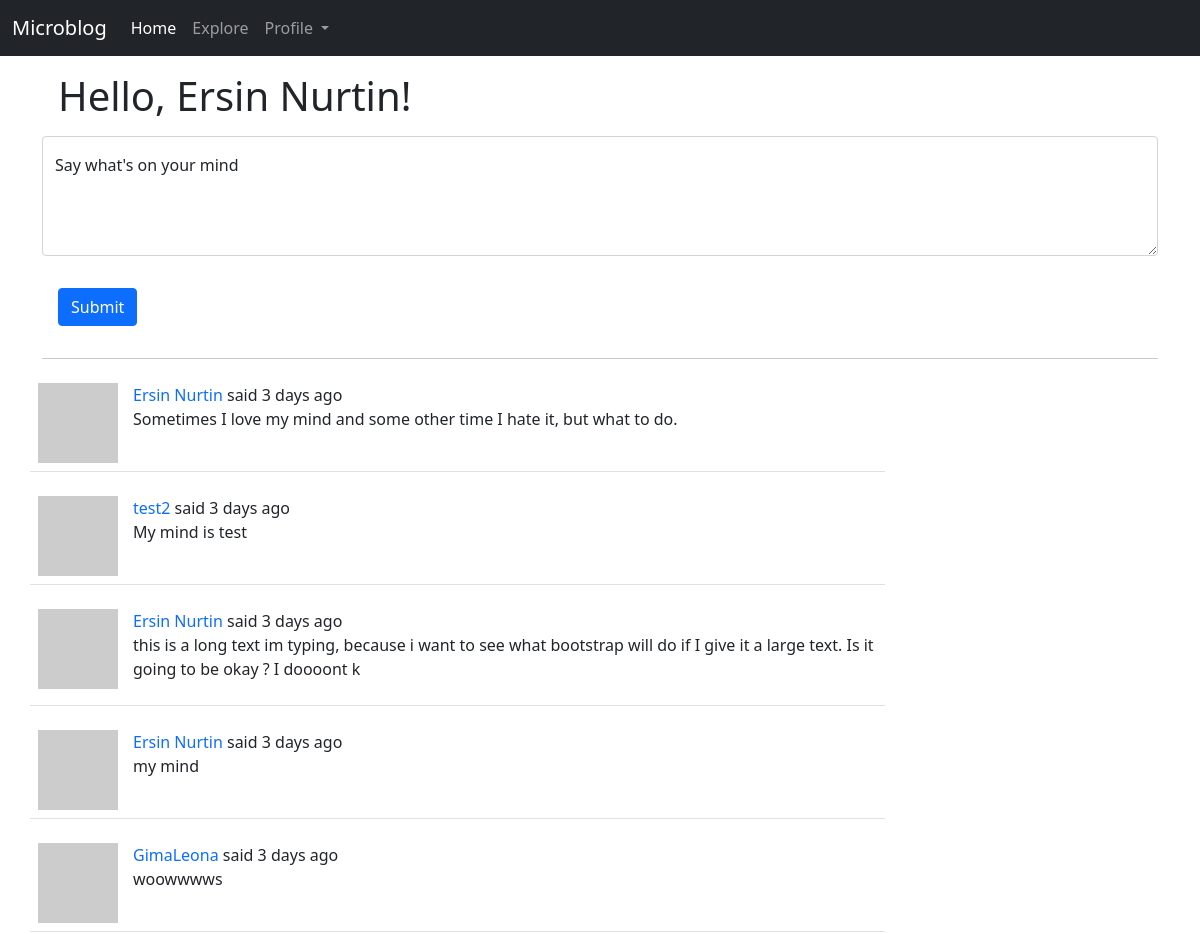
The page /home (signed in, upper part) on the database as committed earlier.
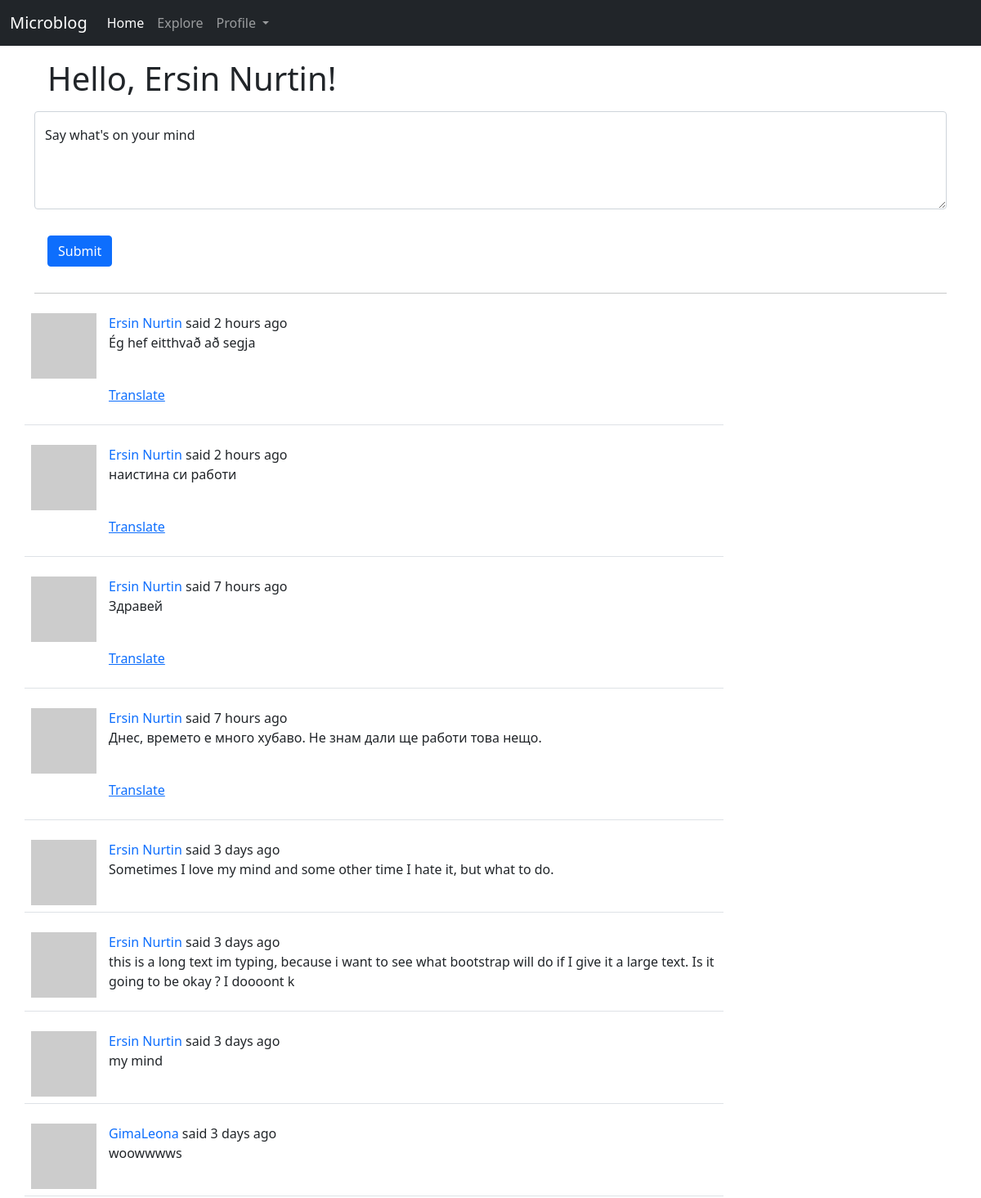
The same page on the database as committed later.
### app/models.py (models this page shows, shortened)
class Post(db.Model):
	id = db.Column(db.Integer, primary_key=True)
	body = db.Column(db.String(140))
	timestamp = db.Column(db.DateTime, index=True, default=datetime.utcnow)
	user_id = db.Column(db.Integer, db.ForeignKey('user.id'))
	language = db.Column(db.String(5))

### app/routes.py (the view, shortened to what this page needs)
@app.route('/', methods=['GET', 'POST'])
@app.route('/home', methods=['GET', 'POST'])
@login_required
def index():
	form = PostForm()
	page = request.args.get('page', 1, type=int)
	posts = current_user.followed_posts().paginate(
		page=page, per_page=app.config['POSTS_PER_PAGE'], error_out=False)
	next_url = url_for('index', page=posts.next_num) if posts.has_next else None
	prev_url = url_for('index', page=posts.prev_num) if posts.has_prev else None
	return render_template('index.html', title='Home Page',
	                       posts=posts.items, form=form, next_url=next_url, prev_url=prev_url)

### app/forms.py
class PostForm(FlaskForm):
	post = TextAreaField(_l("Say what's on your mind"), validators=[
		DataRequired(), Length(min=1, max=140)])
	submit = SubmitField(_l('Submit'))

### app/__init__.py (called while the page is built)
def get_locale():
	user = getattr(g, 'user', None)
	if user is not None:
		return user.locale
	return request.accept_languages.best_match(app.config['LANGUAGES'])

### app/models.py (called while the page is built)
@login.user_loader
def load_user(user_id):
	return User.query.get(int(user_id))

	def avatar(self, size):
		digest = md5(self.email.lower().encode('utf-8')).hexdigest()
		return f"https://www.gravatar.com/avatar/{digest}?d=identicon&s={size}"

	def followed_posts(self):
		followed = Post.query.join(followers, (followers.c.followed_id == Post.user_id)) \
			.filter(followers.c.follower_id == self.id)
		own = Post.query.filter_by(user_id=self.id)
		return followed.union(own).order_by(Post.timestamp.desc())

### app/routes.py (called while the page is built)
@app.before_request
def before_request():
	if current_user.is_authenticated:
		current_user.last_seen = datetime.utcnow()
		db.session.commit()

@app.before_request
def before_request():
	g.locale = str(get_locale())

### app/templates/index.html (shortened to what this page needs)
{% extends "layout.html" %}
{% block content %}
  <div class="container">
    <h1 class="mb-3 m-3">{{ _('Hello, %(username)s!', username=current_user.username) }}</h1>
    {% if form %}
    <form action="" method="post">
      <div class="form-floating row-cols-sm-3 mb-3">
        {{ form.post(style="height: 120px", class_="form-control", placeholder=form.post.label.text) }}
        <label>{{ form.post.label.text }}</label>
      </div>
      {{ form.submit(class_="btn btn-primary m-3 mb-3") }}
      <hr>
    </form>
    {% endif %}
  </div>
    {% for post in posts %}
        {% include '_post.html' %}
    {% endfor %}
{% endblock content %}

### app/templates/_post.html (shortened to what this page needs)
<div class="container">
    <table class="table table-hover">
      <tr class="row">
        <td class="col-1"><a href="{{ url_for('user', username=post.author.username) }}"><img src=" {{ post.author.avatar(70) }}" alt="user image"/></a>
        <td class="col-8">
          {{ _('%(username)s said %(when)s', username=user_link, when=moment(post.timestamp).fromNow()) }}
          <br>
          <p class="text-body"><span id="post{{ post.id }}">{{ post.body }}</span></p>
          {% if post.language and post.language != g.locale %}
            <br>
                <p><span id="translation{{ post.id }}">
                    <a href="javascript:translate(
                                '#post{{ post.id }}',
                                '#translation{{ post.id }}',
                                '{{ post.language }}',
                                '{{ g.locale }}');">{{ _('Translate') }}</a>
                </span></p>
          {% endif %}
        </td>
      </tr>
    </table>
</div>

Rows that differ between the two databases and show on the page:
no longer on this page (row unchanged): Post: body "My mind is test"
added Post: body "Ég hef eitthvað að segja"
added Post: body "наистина си работи"
added Post: body "Здравей"
added Post: body "Днес, времето е много хубаво. Не знам дали ще работи това нещо."
